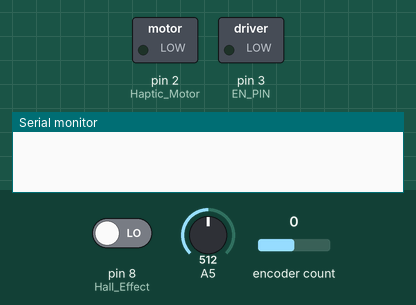
The sketch below on a simulated Arduino Uno, built with avr-gcc and run on an emulated ATmega328P. Parts: switched loads named in the sketch (green lamp = pin HIGH), the last lines printed to the serial monitor. The inputs (shaded band) are chosen by the test bench; at power-on: A5 = 512, pin 8 (Hall_Effect) LOW, encoder count 0.

Above: at 1.2 s.
1.3 s: A5 set to 601
2.8 s: A5 set to 626
At 4.1 s:
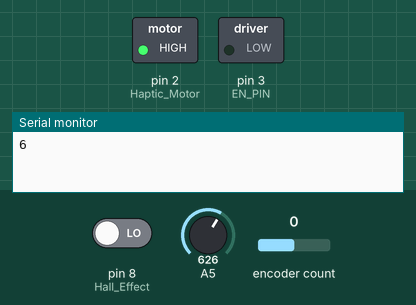
Timing chart, 0 to 5.8 s (numbered marks = the images above; inputs shaded):
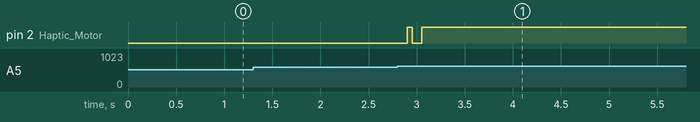

Measured:
- the behaviour switches between 613 and 614 on A5 (found by bisection; images 0 and 1)
- after the input at 1.3 s, every drawn part: stays the same
- after the input at 2.8 s, pin 2 (Haptic_Motor): LOW → HIGH after 0.10 s, → LOW 0.05 s later, → HIGH 0.10 s later

The sketch:

gptea_base_3.ino
```cpp
#include <AccelStepper.h>

//Motor
#define dirPin1 5
#define stepPin1 4
int EN_PIN = 3;
#define motorInterfaceType 1
AccelStepper rotation = AccelStepper(motorInterfaceType, stepPin1, dirPin1);

//encoder
#include <Encoder.h>
#define outputA 10
#define outputB 11
Encoder encoder(outputA, outputB);
long currentPosition = 0;
long previousPosition = 0;
long lastReadings[5] = {0, 0, 0, 0, 0};
int index = 0;

#define BUFFER_SIZE 16 // Set the buffer size based on the size of 4 integers (4 bytes each)
byte buffer[BUFFER_SIZE]; // Create a buffer to store incoming bytes

int currentPotVal = 0;
int recordingState = 0;

////////////////////////////////////////////////////////////////////////////////////////////////////////////////////
////////////////////////////////////////////////////////////////////////////////////////////////////////////////////
//////////////////////////////////////////////////////////


void moveMotorBackAndForth(int repeats) {
 for (int i = 0; i < repeats; i++) {
   rotation.moveTo(100);
   while (rotation.distanceToGo() != 0) {
     rotation.run();
   }
   rotation.moveTo(-100);
   while (rotation.distanceToGo() != 0) {
     rotation.run();
   }
 }
}

void hapticBuzz(){
  digitalWrite(2, LOW);
   delay(100);
   digitalWrite(2, HIGH);
   delay(50);
   digitalWrite(2, LOW);
   delay(100);
   digitalWrite(2, HIGH);
   delay(50);
}

////////////////////////////////////////////////////////////////////////////////////////////////////////////////////
////////////////////////////////////////////////////////////////////////////////////////////////////////////////////
//////////////////////////////////////////////////////////


void setup() {
 Serial.begin(115200);
 while (!Serial) {
   ;  // wait for serial port to connect. Needed for native USB port only
 }

 //Motor Set Up
 pinMode(EN_PIN, OUTPUT);
 digitalWrite (EN_PIN, LOW);
 rotation.setMaxSpeed(3000);
 rotation.setAcceleration(2000);

  pinMode(8, INPUT); //Hall Effect
  pinMode(2, OUTPUT);  //Haptic Motor
}

////////////////////////////////////////////////////////////////////////////////////////////////////////////////////
////////////////////////////////////////////////////////////////////////////////////////////////////////////////////
//////////////////////////////////////////////////////////


void loop() {
 static bool direction = true; // State variable to toggle direction
 int potValue = analogRead(A5);


 // 1. Cup Coaster Dial
 long potVal = map(potValue, 0, 1023, 0, 10);
 if (potVal % 2 == 0){
   if (currentPotVal != potVal){
     Serial.println(potVal);
     hapticBuzz();
     currentPotVal = potVal;
   }
 }

 // 2. Manual Motor control
 int result = checkEncoder();
  if (result == 1) {
    Serial.println("CW");
  } else if (result == -1) {
    Serial.println("CCW");
  }


  // Check if data is available to read from the serial buffer.
  if (Serial.available() > 0) {
    // Read the incoming line as a string.
    String data = Serial.readStringUntil('\n');
    data.trim();
    int receivedNumber = data.toInt();

    // Check if the received number is 5.
    if (receivedNumber == 5) {
      Serial.println("run pour tea sequence ");
      //Blue light
      digitalWrite(6, HIGH);
      delay(3000);
      digitalWrite(6, LOW);
    }
  }

  bool hall = digitalRead(8);  //Hall effect; recording button


  // Check if magnet is detached and we're not already recording
  if (hall == HIGH && recordingState == 0) {  //HIGHT = DETACHED
    Serial.println("Recording audio...");
    Serial.println("1");
    recordingState = 1; // Set recording state
  }
  // Check if magnet is attached and stop is not already enabled
  else if (hall == LOW && recordingState == 1) {
    Serial.println("Stop recording");
    Serial.println("3");
    Serial.println("submitting audio to API");
    recordingState = 0; // Reset recording state
  }

  // Reset stopState when hall is HIGH and we are already recording
  if (recordingState == 1) {
    //Serial.println("...");
  }

}


////////////////////////////////////////////////////////////////////////////////////////////////////////////////////
////////////////////////////////////////////////////////////////////////////////////////////////////////////////////
//////////////////////////////////////////////////////////

int checkEncoder() {
  currentPosition = encoder.read();

  // Moving average filter for debouncing
  lastReadings[index] = currentPosition;
  index = (index + 1) % 5;

  long averageReading = 0;
  for (int i = 0; i < 5; i++) {
    averageReading += lastReadings[i];
  }
  averageReading /= 5;

  int result = 0; // Default to no movement

  if (averageReading != previousPosition) {
    if (averageReading > previousPosition) {
      result = 1; // CW
    } else if (averageReading < previousPosition) {
      result = -1; // CCW
    }
    previousPosition = averageReading;
  }

  // Slight delay for debouncing
  delay(5);

  return result;
}


 // // Only update the target position when needed
 // if (rotation.distanceToGo() == 0) { // Check if motor has reached the target
 //   if (direction) {
 //     rotation.moveTo(100); // Move to 100
 //   } else {
 //     rotation.moveTo(-100); // Move to -100
 //   }
 //   direction = !direction; // Toggle direction
 // }

 // rotation.run();


//   if (Serial.available() >= BUFFER_SIZE) {
//     Serial.readBytes(buffer, BUFFER_SIZE);
//     // Convert the bytes back to integers
//     int received_integers[4];
//     for (int i = 0; i < 4; i++) {     // remember to change int length here
//       received_integers[i] = 0;
//       for (int j = 0; j < 4; j++) {
//         received_integers[i] |= buffer[i * 4 + j] << (8 * j);
//       }
//     }

//     if (received_integers[0] == 0) {    // default: absolute mode
//       //Set Destination and Move
//       rotaPosition = degreesToSteps(received_integers[1]);
//       rotation.moveTo(rotaPosition);
//       isRotateRunning = true;

//       tiltPosition = tiltToSteps(received_integers[2]);
// //        tiltPosition = received_integers[2];
//       tilt.moveTo(tiltPosition);
//       isTiltRunning = true;

//     } else if (received_integers[0] == 1) {   // relative mode
//       int rotaMove = degreesToSteps(received_integers[1]);
//       rotation.move(rotaMove);
//       isRotateRunning = true;

//       int tiltMove = tiltToSteps(received_integers[2]);
// //        int tiltMove = received_integers[2];
//       tilt.move(tiltMove);
//       isTiltRunning = true;
//     }


////////////////////////////////////////////////////////////////////////////////////////////////////
////////////////////////////////////////////////////////////////////////////////////////////////////
////////////////////////////////////////////////////////////////////////////////////////////////////
//int degreesToSteps(int angle){
//  angle = angle % 360;
//  long stepsToMove = (angle / 360.0) * stepsPerRevolution;
//  return stepsToMove;
//}
//
//int tiltToSteps(int tiltVal){
//  //range from 1-20
//  tiltVal = tiltVal % 20;
//  long stepsToMove = (tiltVal / 20.0) * fullTiltSteps;
//  return stepsToMove;
//}
//
//void move_motor_to_home(){
//  //just the rotation for now
//  //move until endstop is HIGH
////  bool rotationHomeState = digitalRead(rotationHomePin);
//  while (!rotationHasHomed) {
////    Serial.println(rotationHasHomed);
//    if (digitalRead(rotationHomePin) != HIGH){
//      //moving motor to home
//      rotation.move(100);
//      rotation.run();
//    } else {
//      //at home location, set this to 0,0,0 postion
//      rotation.setCurrentPosition(0);
//      rotationHasHomed = true;
//    }
//  }
//}
//
//void move_tilt_to_home(){
//    while (!tiltHasHomed) {
////    Serial.println(rotationHasHomed);
//    if (digitalRead(tiltEndstop) != HIGH){
//      //moving motor to home
//      tilt.move(-100);
//      tilt.run();
//    } else {
//      //at home location, set this to 0,0,0 postion
//      tilt.setCurrentPosition(0);
//      tiltHasHomed = true;
//    }
//  }
//}
//
//void set_up_motor_stepping_logic(){
//    if (isRotateRunning) {
//    rotation.run();
//  }
//
//  if (isTiltRunning) {
//    tilt.run();
//  }
//
//  if (isFocusRunning) {
//    focus.run();
//  }
//
//  if (rotation.distanceToGo() == 0) {
//    isRotateRunning = false;
//  }
//
//  if (tilt.distanceToGo() == 0) {
//    isTiltRunning = false;
//  }
//
//  if (focus.distanceToGo() == 0) {
//    isFocusRunning = false;
//  }
//}
```
